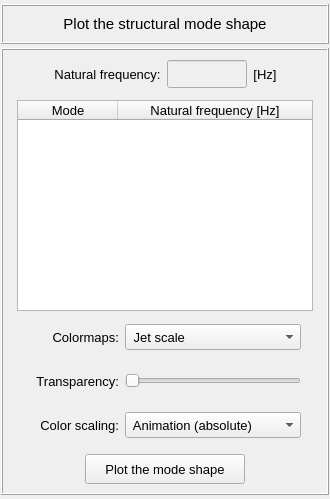
<?xml version="1.0" encoding="UTF-8"?>
<ui version="4.0">
 <class>Form</class>
 <widget class="QWidget" name="Form">
  <property name="geometry">
   <rect>
    <x>0</x>
    <y>0</y>
    <width>330</width>
    <height>499</height>
   </rect>
  </property>
  <property name="maximumSize">
   <size>
    <width>16777215</width>
    <height>16777215</height>
   </size>
  </property>
  <property name="windowTitle">
   <string>Plot structural mode shape</string>
  </property>
  <layout class="QGridLayout" name="gridLayout_2">
   <property name="leftMargin">
    <number>1</number>
   </property>
   <property name="topMargin">
    <number>4</number>
   </property>
   <property name="rightMargin">
    <number>1</number>
   </property>
   <property name="bottomMargin">
    <number>4</number>
   </property>
   <property name="spacing">
    <number>4</number>
   </property>
   <item row="0" column="0">
    <widget class="QFrame" name="frame_title">
     <property name="minimumSize">
      <size>
       <width>0</width>
       <height>40</height>
      </size>
     </property>
     <property name="maximumSize">
      <size>
       <width>16777215</width>
       <height>40</height>
      </size>
     </property>
     <property name="frameShape">
      <enum>QFrame::Box</enum>
     </property>
     <property name="frameShadow">
      <enum>QFrame::Raised</enum>
     </property>
     <property name="lineWidth">
      <number>1</number>
     </property>
     <layout class="QGridLayout" name="gridLayout">
      <property name="leftMargin">
       <number>10</number>
      </property>
      <property name="topMargin">
       <number>0</number>
      </property>
      <property name="rightMargin">
       <number>10</number>
      </property>
      <property name="bottomMargin">
       <number>0</number>
      </property>
      <property name="spacing">
       <number>0</number>
      </property>
      <item row="0" column="0">
       <widget class="QLabel" name="label_title">
        <property name="minimumSize">
         <size>
          <width>0</width>
          <height>32</height>
         </size>
        </property>
        <property name="maximumSize">
         <size>
          <width>16777215</width>
          <height>32</height>
         </size>
        </property>
        <property name="font">
         <font>
          <family>MS Shell Dlg 2</family>
          <pointsize>11</pointsize>
          <weight>50</weight>
          <italic>false</italic>
          <bold>false</bold>
         </font>
        </property>
        <property name="frameShape">
         <enum>QFrame::NoFrame</enum>
        </property>
        <property name="frameShadow">
         <enum>QFrame::Raised</enum>
        </property>
        <property name="text">
         <string>Plot the structural mode shape</string>
        </property>
        <property name="textFormat">
         <enum>Qt::AutoText</enum>
        </property>
        <property name="alignment">
         <set>Qt::AlignCenter</set>
        </property>
       </widget>
      </item>
     </layout>
    </widget>
   </item>
   <item row="1" column="0">
    <widget class="QFrame" name="frame_frequencies">
     <property name="sizeIncrement">
      <size>
       <width>400</width>
       <height>0</height>
      </size>
     </property>
     <property name="baseSize">
      <size>
       <width>400</width>
       <height>0</height>
      </size>
     </property>
     <property name="frameShape">
      <enum>QFrame::Box</enum>
     </property>
     <property name="frameShadow">
      <enum>QFrame::Raised</enum>
     </property>
     <layout class="QGridLayout" name="gridLayout_5">
      <property name="leftMargin">
       <number>4</number>
      </property>
      <property name="topMargin">
       <number>4</number>
      </property>
      <property name="rightMargin">
       <number>4</number>
      </property>
      <property name="bottomMargin">
       <number>4</number>
      </property>
      <property name="spacing">
       <number>4</number>
      </property>
      <item row="5" column="0">
       <widget class="QFrame" name="frame_button">
        <property name="minimumSize">
         <size>
          <width>0</width>
          <height>40</height>
         </size>
        </property>
        <property name="maximumSize">
         <size>
          <width>16777215</width>
          <height>40</height>
         </size>
        </property>
        <property name="frameShape">
         <enum>QFrame::NoFrame</enum>
        </property>
        <property name="frameShadow">
         <enum>QFrame::Raised</enum>
        </property>
        <layout class="QGridLayout" name="gridLayout_7">
         <property name="leftMargin">
          <number>0</number>
         </property>
         <property name="topMargin">
          <number>0</number>
         </property>
         <property name="rightMargin">
          <number>0</number>
         </property>
         <property name="bottomMargin">
          <number>0</number>
         </property>
         <property name="spacing">
          <number>0</number>
         </property>
         <item row="0" column="0">
          <widget class="QPushButton" name="pushButton_plot">
           <property name="minimumSize">
            <size>
             <width>160</width>
             <height>30</height>
            </size>
           </property>
           <property name="maximumSize">
            <size>
             <width>160</width>
             <height>30</height>
            </size>
           </property>
           <property name="font">
            <font>
             <family>MS Shell Dlg 2</family>
             <pointsize>10</pointsize>
             <weight>50</weight>
             <italic>false</italic>
             <bold>false</bold>
            </font>
           </property>
           <property name="styleSheet">
            <string notr="true"/>
           </property>
           <property name="text">
            <string>Plot the mode shape</string>
           </property>
          </widget>
         </item>
        </layout>
       </widget>
      </item>
      <item row="0" column="0">
       <widget class="QFrame" name="frame_5">
        <property name="minimumSize">
         <size>
          <width>0</width>
          <height>40</height>
         </size>
        </property>
        <property name="maximumSize">
         <size>
          <width>16777215</width>
          <height>40</height>
         </size>
        </property>
        <property name="frameShape">
         <enum>QFrame::NoFrame</enum>
        </property>
        <property name="frameShadow">
         <enum>QFrame::Raised</enum>
        </property>
        <layout class="QGridLayout" name="gridLayout_4">
         <property name="leftMargin">
          <number>0</number>
         </property>
         <property name="topMargin">
          <number>0</number>
         </property>
         <property name="rightMargin">
          <number>0</number>
         </property>
         <property name="bottomMargin">
          <number>0</number>
         </property>
         <property name="horizontalSpacing">
          <number>6</number>
         </property>
         <property name="verticalSpacing">
          <number>0</number>
         </property>
         <item row="0" column="0">
          <spacer name="horizontalSpacer_3">
           <property name="orientation">
            <enum>Qt::Horizontal</enum>
           </property>
           <property name="sizeHint" stdset="0">
            <size>
             <width>40</width>
             <height>20</height>
            </size>
           </property>
          </spacer>
         </item>
         <item row="0" column="2">
          <widget class="QLineEdit" name="lineEdit_natural_frequency">
           <property name="enabled">
            <bool>false</bool>
           </property>
           <property name="minimumSize">
            <size>
             <width>80</width>
             <height>28</height>
            </size>
           </property>
           <property name="maximumSize">
            <size>
             <width>80</width>
             <height>28</height>
            </size>
           </property>
           <property name="font">
            <font>
             <family>MS Shell Dlg 2</family>
             <pointsize>10</pointsize>
             <weight>50</weight>
             <italic>false</italic>
             <bold>false</bold>
            </font>
           </property>
           <property name="styleSheet">
            <string notr="true"/>
           </property>
           <property name="alignment">
            <set>Qt::AlignCenter</set>
           </property>
          </widget>
         </item>
         <item row="0" column="4">
          <spacer name="horizontalSpacer_4">
           <property name="orientation">
            <enum>Qt::Horizontal</enum>
           </property>
           <property name="sizeHint" stdset="0">
            <size>
             <width>40</width>
             <height>20</height>
            </size>
           </property>
          </spacer>
         </item>
         <item row="0" column="1">
          <widget class="QLabel" name="label_4">
           <property name="minimumSize">
            <size>
             <width>0</width>
             <height>28</height>
            </size>
           </property>
           <property name="maximumSize">
            <size>
             <width>16777215</width>
             <height>28</height>
            </size>
           </property>
           <property name="font">
            <font>
             <pointsize>10</pointsize>
             <weight>50</weight>
             <bold>false</bold>
            </font>
           </property>
           <property name="text">
            <string>Natural frequency:</string>
           </property>
           <property name="alignment">
            <set>Qt::AlignCenter</set>
           </property>
          </widget>
         </item>
         <item row="0" column="3">
          <widget class="QLabel" name="label_7">
           <property name="minimumSize">
            <size>
             <width>0</width>
             <height>28</height>
            </size>
           </property>
           <property name="maximumSize">
            <size>
             <width>16777215</width>
             <height>28</height>
            </size>
           </property>
           <property name="font">
            <font>
             <family>MS Shell Dlg 2</family>
             <pointsize>10</pointsize>
             <weight>50</weight>
             <bold>false</bold>
            </font>
           </property>
           <property name="text">
            <string>[Hz]</string>
           </property>
           <property name="alignment">
            <set>Qt::AlignCenter</set>
           </property>
          </widget>
         </item>
        </layout>
       </widget>
      </item>
      <item row="4" column="0">
       <widget class="QFrame" name="frame_scalling2">
        <property name="minimumSize">
         <size>
          <width>0</width>
          <height>40</height>
         </size>
        </property>
        <property name="maximumSize">
         <size>
          <width>16777215</width>
          <height>40</height>
         </size>
        </property>
        <property name="frameShape">
         <enum>QFrame::NoFrame</enum>
        </property>
        <property name="frameShadow">
         <enum>QFrame::Raised</enum>
        </property>
        <layout class="QGridLayout" name="gridLayout_9">
         <property name="leftMargin">
          <number>2</number>
         </property>
         <property name="topMargin">
          <number>2</number>
         </property>
         <property name="rightMargin">
          <number>2</number>
         </property>
         <property name="bottomMargin">
          <number>2</number>
         </property>
         <item row="0" column="3">
          <spacer name="horizontalSpacer_2">
           <property name="orientation">
            <enum>Qt::Horizontal</enum>
           </property>
           <property name="sizeHint" stdset="0">
            <size>
             <width>40</width>
             <height>20</height>
            </size>
           </property>
          </spacer>
         </item>
         <item row="0" column="2">
          <widget class="QComboBox" name="comboBox_color_scale">
           <property name="minimumSize">
            <size>
             <width>176</width>
             <height>26</height>
            </size>
           </property>
           <property name="maximumSize">
            <size>
             <width>176</width>
             <height>26</height>
            </size>
           </property>
           <property name="font">
            <font>
             <pointsize>10</pointsize>
            </font>
           </property>
           <item>
            <property name="text">
             <string> Animation (absolute)</string>
            </property>
           </item>
           <item>
            <property name="text">
             <string> Animation (Ux)</string>
            </property>
           </item>
           <item>
            <property name="text">
             <string> Animation (Uy)</string>
            </property>
           </item>
           <item>
            <property name="text">
             <string> Animation (Uz)</string>
            </property>
           </item>
           <item>
            <property name="text">
             <string> Absolute (resultant)</string>
            </property>
           </item>
           <item>
            <property name="text">
             <string> Absolute (Ux)</string>
            </property>
           </item>
           <item>
            <property name="text">
             <string> Absolute (Uy)</string>
            </property>
           </item>
           <item>
            <property name="text">
             <string> Absolute (Uz)</string>
            </property>
           </item>
           <item>
            <property name="text">
             <string> Real - Ux</string>
            </property>
           </item>
           <item>
            <property name="text">
             <string> Real - Uy</string>
            </property>
           </item>
           <item>
            <property name="text">
             <string> Real - Uz</string>
            </property>
           </item>
           <item>
            <property name="text">
             <string> Imaginary - Ux</string>
            </property>
           </item>
           <item>
            <property name="text">
             <string> Imaginary - Uy</string>
            </property>
           </item>
           <item>
            <property name="text">
             <string> Imaginary - Uz</string>
            </property>
           </item>
          </widget>
         </item>
         <item row="0" column="1">
          <widget class="QLabel" name="label_2">
           <property name="minimumSize">
            <size>
             <width>90</width>
             <height>26</height>
            </size>
           </property>
           <property name="maximumSize">
            <size>
             <width>90</width>
             <height>26</height>
            </size>
           </property>
           <property name="font">
            <font>
             <pointsize>10</pointsize>
            </font>
           </property>
           <property name="text">
            <string>Color scaling:</string>
           </property>
           <property name="alignment">
            <set>Qt::AlignRight|Qt::AlignTrailing|Qt::AlignVCenter</set>
           </property>
          </widget>
         </item>
         <item row="0" column="0">
          <spacer name="horizontalSpacer">
           <property name="orientation">
            <enum>Qt::Horizontal</enum>
           </property>
           <property name="sizeHint" stdset="0">
            <size>
             <width>40</width>
             <height>20</height>
            </size>
           </property>
          </spacer>
         </item>
        </layout>
       </widget>
      </item>
      <item row="1" column="0">
       <widget class="QFrame" name="frame_4">
        <property name="frameShape">
         <enum>QFrame::NoFrame</enum>
        </property>
        <property name="frameShadow">
         <enum>QFrame::Raised</enum>
        </property>
        <layout class="QGridLayout" name="gridLayout_3">
         <property name="leftMargin">
          <number>10</number>
         </property>
         <property name="topMargin">
          <number>2</number>
         </property>
         <property name="rightMargin">
          <number>10</number>
         </property>
         <property name="bottomMargin">
          <number>2</number>
         </property>
         <property name="spacing">
          <number>0</number>
         </property>
         <item row="0" column="0">
          <widget class="QTreeWidget" name="treeWidget_frequencies">
           <property name="minimumSize">
            <size>
             <width>260</width>
             <height>0</height>
            </size>
           </property>
           <property name="maximumSize">
            <size>
             <width>600</width>
             <height>600</height>
            </size>
           </property>
           <property name="font">
            <font>
             <family>MS Shell Dlg 2</family>
             <pointsize>10</pointsize>
             <weight>50</weight>
             <italic>false</italic>
             <bold>false</bold>
            </font>
           </property>
           <property name="toolTip">
            <string>&lt;html&gt;&lt;head/&gt;&lt;body&gt;&lt;p&gt;Select the mode shape to be plotted&lt;/p&gt;&lt;/body&gt;&lt;/html&gt;</string>
           </property>
           <property name="styleSheet">
            <string notr="true"/>
           </property>
           <property name="alternatingRowColors">
            <bool>true</bool>
           </property>
           <property name="indentation">
            <number>0</number>
           </property>
           <column>
            <property name="text">
             <string>Mode</string>
            </property>
            <property name="font">
             <font>
              <family>MS Shell Dlg 2</family>
              <pointsize>10</pointsize>
              <weight>50</weight>
              <italic>false</italic>
              <bold>false</bold>
             </font>
            </property>
            <property name="textAlignment">
             <set>AlignCenter</set>
            </property>
           </column>
           <column>
            <property name="text">
             <string notr="true">Natural frequency [Hz]</string>
            </property>
            <property name="font">
             <font>
              <family>MS Shell Dlg 2</family>
              <pointsize>10</pointsize>
              <weight>50</weight>
              <italic>false</italic>
              <bold>false</bold>
             </font>
            </property>
            <property name="textAlignment">
             <set>AlignCenter</set>
            </property>
           </column>
          </widget>
         </item>
        </layout>
       </widget>
      </item>
      <item row="2" column="0">
       <widget class="QFrame" name="frame">
        <property name="minimumSize">
         <size>
          <width>0</width>
          <height>40</height>
         </size>
        </property>
        <property name="maximumSize">
         <size>
          <width>16777215</width>
          <height>40</height>
         </size>
        </property>
        <property name="frameShape">
         <enum>QFrame::NoFrame</enum>
        </property>
        <property name="frameShadow">
         <enum>QFrame::Raised</enum>
        </property>
        <layout class="QGridLayout" name="gridLayout_13">
         <property name="leftMargin">
          <number>0</number>
         </property>
         <property name="topMargin">
          <number>0</number>
         </property>
         <property name="rightMargin">
          <number>0</number>
         </property>
         <property name="bottomMargin">
          <number>0</number>
         </property>
         <item row="0" column="0">
          <spacer name="horizontalSpacer_13">
           <property name="orientation">
            <enum>Qt::Horizontal</enum>
           </property>
           <property name="sizeHint" stdset="0">
            <size>
             <width>40</width>
             <height>20</height>
            </size>
           </property>
          </spacer>
         </item>
         <item row="0" column="4">
          <spacer name="horizontalSpacer_12">
           <property name="orientation">
            <enum>Qt::Horizontal</enum>
           </property>
           <property name="sizeHint" stdset="0">
            <size>
             <width>40</width>
             <height>20</height>
            </size>
           </property>
          </spacer>
         </item>
         <item row="0" column="1">
          <widget class="QLabel" name="label_6">
           <property name="minimumSize">
            <size>
             <width>90</width>
             <height>26</height>
            </size>
           </property>
           <property name="maximumSize">
            <size>
             <width>90</width>
             <height>26</height>
            </size>
           </property>
           <property name="font">
            <font>
             <pointsize>10</pointsize>
            </font>
           </property>
           <property name="text">
            <string>Colormaps:</string>
           </property>
           <property name="alignment">
            <set>Qt::AlignRight|Qt::AlignTrailing|Qt::AlignVCenter</set>
           </property>
          </widget>
         </item>
         <item row="0" column="2">
          <widget class="QComboBox" name="comboBox_colormaps">
           <property name="minimumSize">
            <size>
             <width>176</width>
             <height>26</height>
            </size>
           </property>
           <property name="maximumSize">
            <size>
             <width>176</width>
             <height>26</height>
            </size>
           </property>
           <property name="font">
            <font>
             <pointsize>10</pointsize>
            </font>
           </property>
           <item>
            <property name="text">
             <string> Jet scale</string>
            </property>
           </item>
           <item>
            <property name="text">
             <string> Viridis scale</string>
            </property>
           </item>
           <item>
            <property name="text">
             <string> Inferno scale</string>
            </property>
           </item>
           <item>
            <property name="text">
             <string> Magma scale</string>
            </property>
           </item>
           <item>
            <property name="text">
             <string> Plasma scale</string>
            </property>
           </item>
           <item>
            <property name="text">
             <string> Grayscale</string>
            </property>
           </item>
          </widget>
         </item>
        </layout>
       </widget>
      </item>
      <item row="3" column="0">
       <widget class="QFrame" name="frame_6">
        <property name="minimumSize">
         <size>
          <width>0</width>
          <height>40</height>
         </size>
        </property>
        <property name="maximumSize">
         <size>
          <width>16777215</width>
          <height>40</height>
         </size>
        </property>
        <property name="frameShape">
         <enum>QFrame::NoFrame</enum>
        </property>
        <property name="frameShadow">
         <enum>QFrame::Raised</enum>
        </property>
        <layout class="QGridLayout" name="gridLayout_10">
         <property name="leftMargin">
          <number>0</number>
         </property>
         <property name="topMargin">
          <number>0</number>
         </property>
         <property name="rightMargin">
          <number>0</number>
         </property>
         <property name="bottomMargin">
          <number>0</number>
         </property>
         <item row="0" column="1">
          <widget class="QLabel" name="label_5">
           <property name="minimumSize">
            <size>
             <width>90</width>
             <height>26</height>
            </size>
           </property>
           <property name="maximumSize">
            <size>
             <width>90</width>
             <height>26</height>
            </size>
           </property>
           <property name="font">
            <font>
             <pointsize>10</pointsize>
            </font>
           </property>
           <property name="text">
            <string>Transparency:</string>
           </property>
           <property name="alignment">
            <set>Qt::AlignRight|Qt::AlignTrailing|Qt::AlignVCenter</set>
           </property>
          </widget>
         </item>
         <item row="0" column="2">
          <widget class="QSlider" name="slider_transparency">
           <property name="minimumSize">
            <size>
             <width>176</width>
             <height>0</height>
            </size>
           </property>
           <property name="maximumSize">
            <size>
             <width>176</width>
             <height>16777215</height>
            </size>
           </property>
           <property name="orientation">
            <enum>Qt::Horizontal</enum>
           </property>
          </widget>
         </item>
         <item row="0" column="3">
          <spacer name="horizontalSpacer_8">
           <property name="orientation">
            <enum>Qt::Horizontal</enum>
           </property>
           <property name="sizeHint" stdset="0">
            <size>
             <width>40</width>
             <height>20</height>
            </size>
           </property>
          </spacer>
         </item>
         <item row="0" column="0">
          <spacer name="horizontalSpacer_9">
           <property name="orientation">
            <enum>Qt::Horizontal</enum>
           </property>
           <property name="sizeHint" stdset="0">
            <size>
             <width>40</width>
             <height>20</height>
            </size>
           </property>
          </spacer>
         </item>
        </layout>
       </widget>
      </item>
     </layout>
    </widget>
   </item>
  </layout>
 </widget>
 <resources/>
 <connections/>
</ui>
